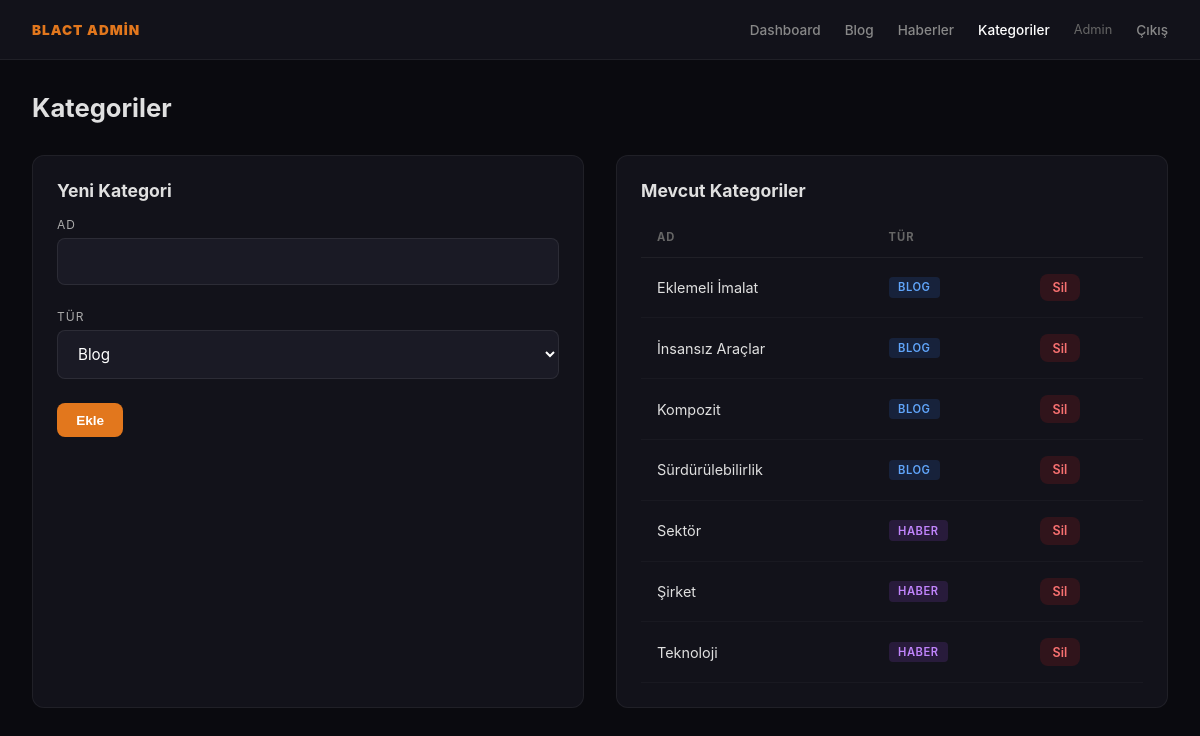
Before: /admin/categories.php (signed in) with the older database file.
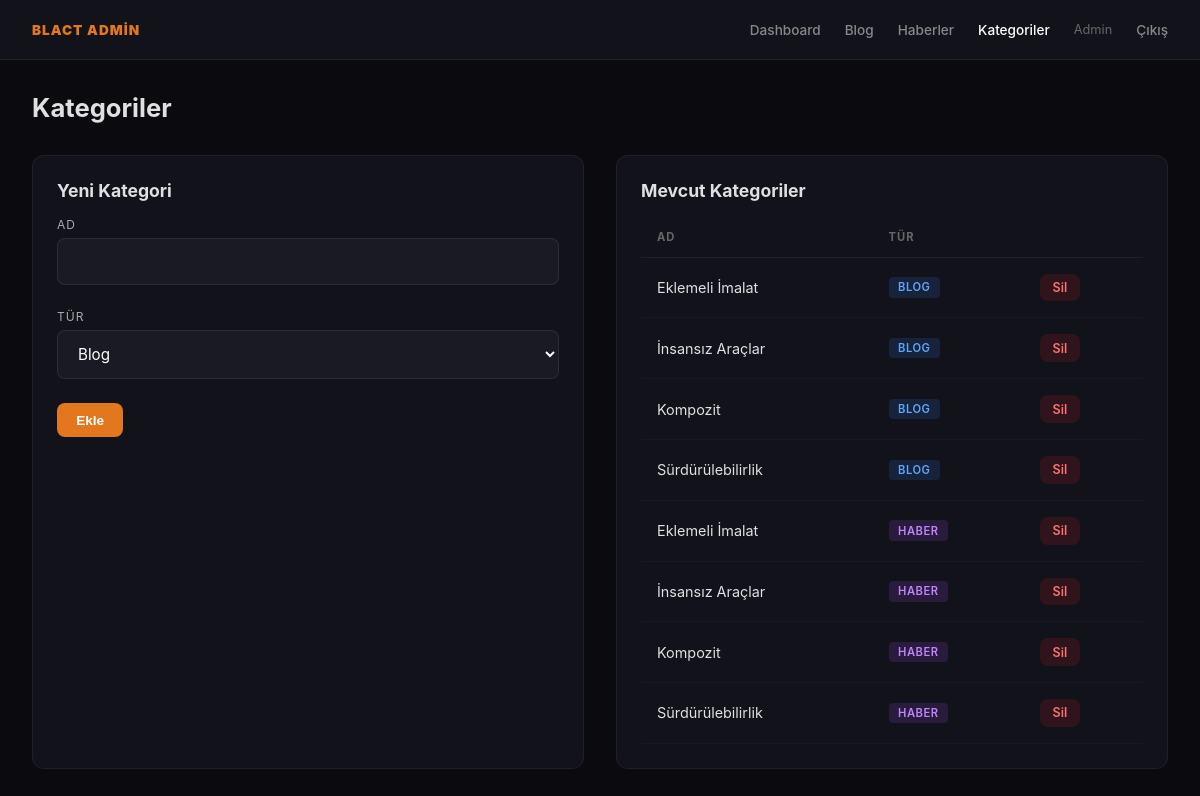
After: the same page with the newer database file.
### tables this page shows
CREATE TABLE categories (
    id INT AUTO_INCREMENT PRIMARY KEY,
    name VARCHAR(100) NOT NULL,
    slug VARCHAR(100) NOT NULL UNIQUE,
    type ENUM('blog', 'news') NOT NULL DEFAULT 'blog'
);

### config.php (called while the page is built, shortened)
<?php
function e($str) {
    return htmlspecialchars($str, ENT_QUOTES, 'UTF-8');
}

### admin/categories.php (the view, shortened to what this page needs)
<?php
require 'header.php';
$db = getDB();
$categories = $db->query("SELECT * FROM categories ORDER BY type, name")->fetchAll();
?>
<div class="page-header">
    <h1>Kategoriler</h1>
</div>
<div style="display:grid;grid-template-columns:1fr 1fr;gap:2rem;">
<div class="card">
    <h2 style="font-size:1.1rem;margin-bottom:1rem;">Yeni Kategori</h2>
    <form method="POST">
        <div class="form-group"><label>Ad</label><input type="text" name="name" required></div>
        <div class="form-group">
            <label>Tür</label>
            <select name="type"><option value="blog">Blog</option><option value="news">Haber</option></select>
        </div>
        <button type="submit" class="btn btn-primary">Ekle</button>
    </form>
</div>
<div class="card">
    <h2 style="font-size:1.1rem;margin-bottom:1rem;">Mevcut Kategoriler</h2>
    <table>
        <thead><tr><th>Ad</th><th>Tür</th><th></th></tr></thead>
        <tbody>
        <?php foreach ($categories as $cat): ?>
        <tr>
            <td><?= e($cat['name']) ?></td>
            <td><span class="badge badge-<?= $cat['type'] ?>"><?= $cat['type'] === 'blog' ? 'Blog' : 'Haber' ?></span></td>
            <td><a href="categories.php?delete=<?= $cat['id'] ?>" class="btn btn-sm btn-danger" onclick="return confirm('Silmek istediğinize emin misiniz?')">Sil</a></td>
        </tr>
        <?php endforeach; ?>
        </tbody>
    </table>
</div>
</div>
</div></body></html>

Changed rows visible on the page:
changed categories (number 5 of 8 on the later page): name "Sektör" → "Eklemeli İmalat"
changed categories (number 6 of 8 on the later page): name "Teknoloji" → "İnsansız Araçlar"; moves up the list
added categories: name "Kompozit", type "HABER"
changed categories (number 8 of 8 on the later page): name "Şirket" → "Sürdürülebilirlik"
